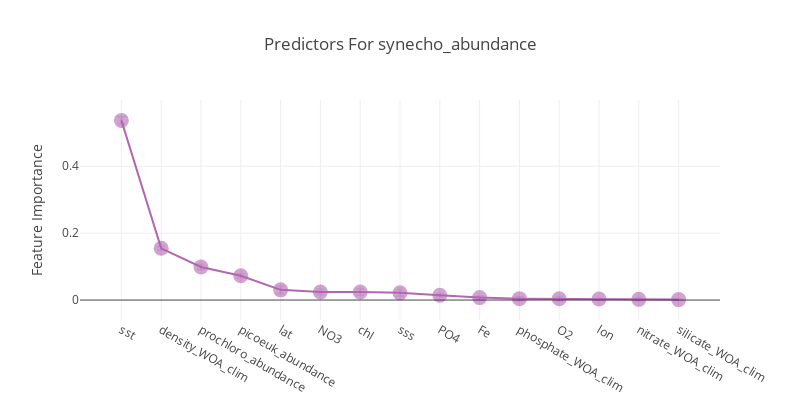

The code cell stored with this chart in its notebook:
### Code cell
from pycmap.supervised import RandomForest

model = RandomForest(df, 'synecho_abundance')
model.learn()
model.plot_feature_importance()
model.report()

### Figure 1 — Plotly figure (JSON) as saved in the notebook; plotly's stock layout.template omitted (floating-point values rounded to 4 significant figures)
{"data": [{"error_y": {"array": [0.01014, 0.005284, 0.007465, 0.005886, 0.01077, 0.007264, 0.009826, 0.00969, 0.004752, 0.005072, 0.005715, 0.006111, 0.001243, 0.004484, 0.001904], "color": "rgba(7, 7, 7, .2)", "type": "data", "visible": true}, "marker": {"color": "purple", "opacity": 0.6, "size": 15}, "mode": "lines+markers", "name": "", "opacity": 0.6, "type": "scatter", "uid": "bc5fb601-3e81-4b4b-9704-4510544d772a", "x": ["sst", "density_WOA_clim", "prochloro_abundance", "picoeuk_abundance", "lat", "NO3", "chl", "sss", "PO4", "Fe", "phosphate_WOA_clim", "O2", "lon", "nitrate_WOA_clim", "silicate_WOA_clim"], "y": [0.5372, 0.1548, 0.09885, 0.07258, 0.03048, 0.02413, 0.02409, 0.02149, 0.01442, 0.007352, 0.004268, 0.003923, 0.003055, 0.002121, 0.001285]}], "layout": {"autosize": false, "height": 400, "title": {"text": "Predictors For synecho_abundance"}, "width": 800, "xaxis": {"title": {"text": ""}}, "yaxis": {"title": {"text": "Feature Importance"}}}}
